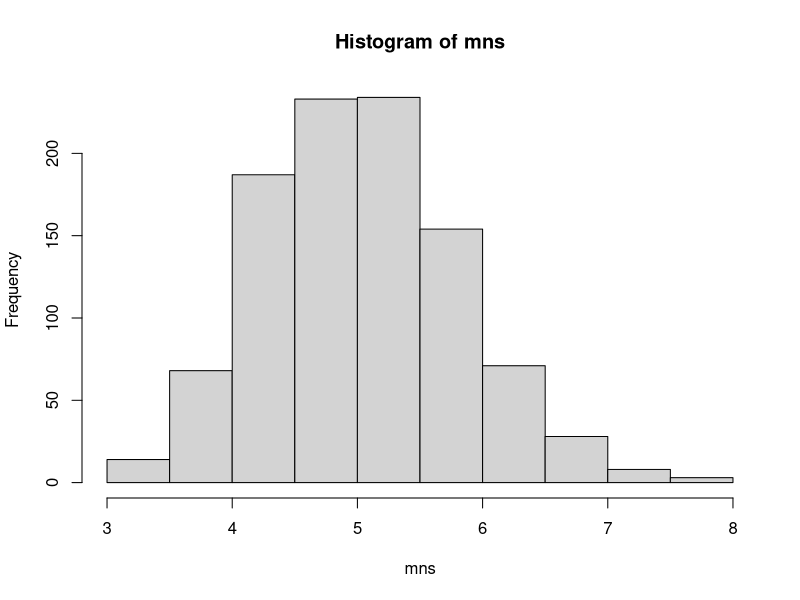
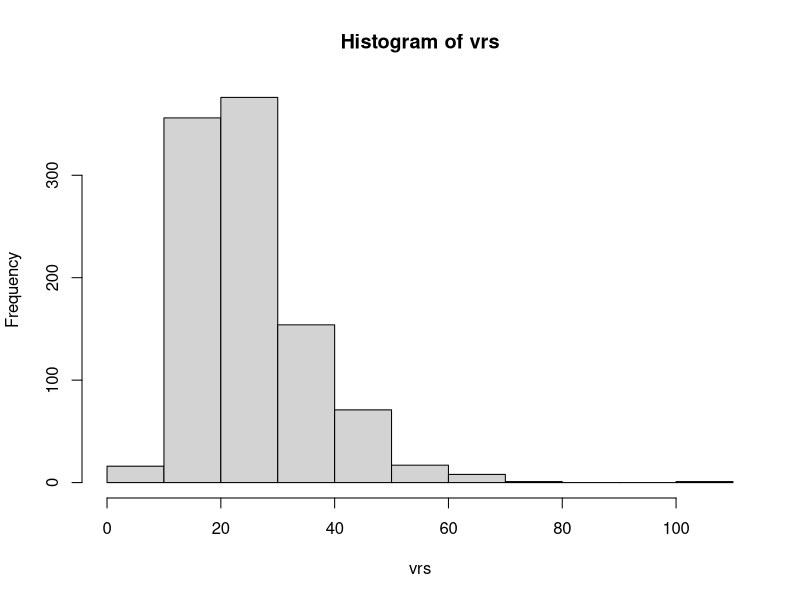

Reproduce these figures in R, in order.
## ---- chunk 1
mns = NULL
for (i in 1 : 1000)
  mns = c(mns, mean(rexp(40, 0.2)))
hist(mns)
## ---- chunk 2
mean(mns)
## ---- chunk 3
lambda <- 0.2
1 / lambda
## ---- chunk 4
vrs = NULL
for (i in 1 : 1000)
  vrs = c(vrs, var(rexp(40, 0.2)))
hist(vrs)
## ---- chunk 5
mean(vrs)
## ---- chunk 6
lambda <- 0.2
1 / (lambda ^ 2)
